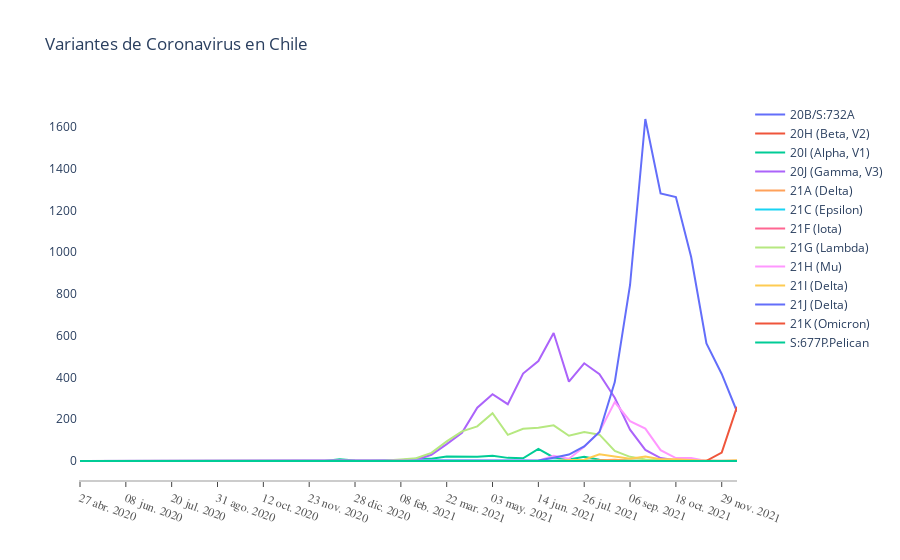

The code cell stored with this chart in its notebook:
### Code cell
# Objeto figura
fig = go.Figure()
# Graficamos por cada una de las variantes
for variante in variants_nested_cl.loc[:, '20B/S:732A':]:
    fig.add_trace(go.Scatter(x=variants_nested_cl.index.strftime('%d %b %Y'), y=variants_nested_cl[variante],
                    mode='lines',
                    name=variante))
# Customizando gráfica
fig.update_layout(title='Variantes de Coronavirus en Chile',
    xaxis=dict(
        showline=True,
        showgrid=True,
        showticklabels=True,
        linecolor='rgb(204, 204, 204)',
        linewidth=2,
        ticks='outside',
        tickfont=dict(
            family='Arial',
            size=12,
            color='rgb(82, 82, 82)',
        ),
    ),
    yaxis=dict(
        showgrid=True,
        zeroline=True,
        showline=True,
        showticklabels=True,
    ),
    plot_bgcolor='white'
)
# Customizando ejes
fig.update_xaxes(
        tickangle = 20,
nticks=15)

### Figure 1 — Plotly figure (JSON) as saved in the notebook; plotly's stock layout.template omitted (floating-point values rounded to 4 significant figures)
{"data": [{"mode": "lines", "name": "20B/S:732A", "type": "scatter", "x": ["27 abr. 2020", "11 may. 2020", "25 may. 2020", "08 jun. 2020", "22 jun. 2020", "06 jul. 2020", "20 jul. 2020", "03 ago. 2020", "17 ago. 2020", "31 ago. 2020", "14 sep. 2020", "28 sep. 2020", "12 oct. 2020", "26 oct. 2020", "09 nov. 2020", "23 nov. 2020", "07 dic. 2020", "21 dic. 2020", "28 dic. 2020", "11 ene. 2021", "25 ene. 2021", "08 feb. 2021", "22 feb. 2021", "08 mar. 2021", "22 mar. 2021", "05 abr. 2021", "19 abr. 2021", "03 may. 2021", "17 may. 2021", "31 may. 2021", "14 jun. 2021", "28 jun. 2021", "12 jul. 2021", "26 jul. 2021", "09 ago. 2021", "23 ago. 2021", "06 sep. 2021", "20 sep. 2021", "04 oct. 2021", "18 oct. 2021", "01 nov. 2021", "15 nov. 2021", "29 nov. 2021", "13 dic. 2021"], "y": [0, 0, 0, 0, 0, 0, 0, 0, 0, 0, 0, 0, 0, 0, 0, 0, 0, 1, 0, 1, 0, 3, 1, 0, 0, 1, 0, 0, 0, 0, 0, 0, 0, 0, 0, 0, 0, 0, 0, 0, 0, 0, 0, 0]}, {"mode": "lines", "name": "20H (Beta, V2)", "type": "scatter", "x": ["27 abr. 2020", "11 may. 2020", "25 may. 2020", "08 jun. 2020", "22 jun. 2020", "06 jul. 2020", "20 jul. 2020", "03 ago. 2020", "17 ago. 2020", "31 ago. 2020", "14 sep. 2020", "28 sep. 2020", "12 oct. 2020", "26 oct. 2020", "09 nov. 2020", "23 nov. 2020", "07 dic. 2020", "21 dic. 2020", "28 dic. 2020", "11 ene. 2021", "25 ene. 2021", "08 feb. 2021", "22 feb. 2021", "08 mar. 2021", "22 mar. 2021", "05 abr. 2021", "19 abr. 2021", "03 may. 2021", "17 may. 2021", "31 may. 2021", "14 jun. 2021", "28 jun. 2021", "12 jul. 2021", "26 jul. 2021", "09 ago. 2021", "23 ago. 2021", "06 sep. 2021", "20 sep. 2021", "04 oct. 2021", "18 oct. 2021", "01 nov. 2021", "15 nov. 2021", "29 nov. 2021", "13 dic. 2021"], "y": [0, 0, 0, 0, 0, 0, 0, 0, 0, 0, 0, 0, 0, 0, 0, 0, 0, 0, 0, 0, 0, 0, 0, 0, 0, 2, 0, 0, 1, 0, 1, 0, 0, 0, 0, 0, 0, 0, 0, 0, 0, 0, 0, 0]}, {"mode": "lines", "name": "20I (Alpha, V1)", "type": "scatter", "x": ["27 abr. 2020", "11 may. 2020", "25 may. 2020", "08 jun. 2020", "22 jun. 2020", "06 jul. 2020", "20 jul. 2020", "03 ago. 2020", "17 ago. 2020", "31 ago. 2020", "14 sep. 2020", "28 sep. 2020", "12 oct. 2020", "26 oct. 2020", "09 nov. 2020", "23 nov. 2020", "07 dic. 2020", "21 dic. 2020", "28 dic. 2020", "11 ene. 2021", "25 ene. 2021", "08 feb. 2021", "22 feb. 2021", "08 mar. 2021", "22 mar. 2021", "05 abr. 2021", "19 abr. 2021", "03 may. 2021", "17 may. 2021", "31 may. 2021", "14 jun. 2021", "28 jun. 2021", "12 jul. 2021", "26 jul. 2021", "09 ago. 2021", "23 ago. 2021", "06 sep. 2021", "20 sep. 2021", "04 oct. 2021", "18 oct. 2021", "01 nov. 2021", "15 nov. 2021", "29 nov. 2021", "13 dic. 2021"], "y": [0, 0, 0, 0, 0, 0, 0, 0, 0, 0, 0, 0, 0, 0, 0, 0, 0, 8, 2, 1, 1, 4, 11, 11, 22, 22, 20, 25, 15, 13, 58, 17, 7, 20, 6, 3, 0, 0, 0, 0, 0, 0, 0, 0]}, {"mode": "lines", "name": "20J (Gamma, V3)", "type": "scatter", "x": ["27 abr. 2020", "11 may. 2020", "25 may. 2020", "08 jun. 2020", "22 jun. 2020", "06 jul. 2020", "20 jul. 2020", "03 ago. 2020", "17 ago. 2020", "31 ago. 2020", "14 sep. 2020", "28 sep. 2020", "12 oct. 2020", "26 oct. 2020", "09 nov. 2020", "23 nov. 2020", "07 dic. 2020", "21 dic. 2020", "28 dic. 2020", "11 ene. 2021", "25 ene. 2021", "08 feb. 2021", "22 feb. 2021", "08 mar. 2021", "22 mar. 2021", "05 abr. 2021", "19 abr. 2021", "03 may. 2021", "17 may. 2021", "31 may. 2021", "14 jun. 2021", "28 jun. 2021", "12 jul. 2021", "26 jul. 2021", "09 ago. 2021", "23 ago. 2021", "06 sep. 2021", "20 sep. 2021", "04 oct. 2021", "18 oct. 2021", "01 nov. 2021", "15 nov. 2021", "29 nov. 2021", "13 dic. 2021"], "y": [0, 0, 0, 0, 0, 0, 0, 0, 0, 0, 0, 0, 0, 0, 0, 0, 0, 0, 1, 1, 1, 3, 6, 30, 81, 135, 255, 320, 272, 419, 479, 613, 380, 468, 416, 303, 150, 53, 14, 4, 0, 0, 0, 0]}, {"mode": "lines", "name": "21A (Delta)", "type": "scatter", "x": ["27 abr. 2020", "11 may. 2020", "25 may. 2020", "08 jun. 2020", "22 jun. 2020", "06 jul. 2020", "20 jul. 2020", "03 ago. 2020", "17 ago. 2020", "31 ago. 2020", "14 sep. 2020", "28 sep. 2020", "12 oct. 2020", "26 oct. 2020", "09 nov. 2020", "23 nov. 2020", "07 dic. 2020", "21 dic. 2020", "28 dic. 2020", "11 ene. 2021", "25 ene. 2021", "08 feb. 2021", "22 feb. 2021", "08 mar. 2021", "22 mar. 2021", "05 abr. 2021", "19 abr. 2021", "03 may. 2021", "17 may. 2021", "31 may. 2021", "14 jun. 2021", "28 jun. 2021", "12 jul. 2021", "26 jul. 2021", "09 ago. 2021", "23 ago. 2021", "06 sep. 2021", "20 sep. 2021", "04 oct. 2021", "18 oct. 2021", "01 nov. 2021", "15 nov. 2021", "29 nov. 2021", "13 dic. 2021"], "y": [0, 0, 0, 0, 0, 0, 0, 0, 0, 0, 0, 0, 0, 0, 0, 0, 0, 0, 0, 0, 0, 0, 0, 0, 0, 0, 0, 0, 0, 0, 0, 2, 0, 0, 4, 6, 1, 2, 2, 1, 2, 2, 1, 0]}, {"mode": "lines", "name": "21C (Epsilon)", "type": "scatter", "x": ["27 abr. 2020", "11 may. 2020", "25 may. 2020", "08 jun. 2020", "22 jun. 2020", "06 jul. 2020", "20 jul. 2020", "03 ago. 2020", "17 ago. 2020", "31 ago. 2020", "14 sep. 2020", "28 sep. 2020", "12 oct. 2020", "26 oct. 2020", "09 nov. 2020", "23 nov. 2020", "07 dic. 2020", "21 dic. 2020", "28 dic. 2020", "11 ene. 2021", "25 ene. 2021", "08 feb. 2021", "22 feb. 2021", "08 mar. 2021", "22 mar. 2021", "05 abr. 2021", "19 abr. 2021", "03 may. 2021", "17 may. 2021", "31 may. 2021", "14 jun. 2021", "28 jun. 2021", "12 jul. 2021", "26 jul. 2021", "09 ago. 2021", "23 ago. 2021", "06 sep. 2021", "20 sep. 2021", "04 oct. 2021", "18 oct. 2021", "01 nov. 2021", "15 nov. 2021", "29 nov. 2021", "13 dic. 2021"], "y": [0, 0, 0, 0, 0, 0, 0, 0, 0, 0, 0, 0, 0, 0, 0, 0, 0, 1, 0, 1, 1, 5, 2, 4, 4, 2, 3, 2, 5, 2, 1, 2, 0, 2, 0, 0, 0, 0, 0, 0, 0, 0, 0, 0]}, {"mode": "lines", "name": "21F (Iota)", "type": "scatter", "x": ["27 abr. 2020", "11 may. 2020", "25 may. 2020", "08 jun. 2020", "22 jun. 2020", "06 jul. 2020", "20 jul. 2020", "03 ago. 2020", "17 ago. 2020", "31 ago. 2020", "14 sep. 2020", "28 sep. 2020", "12 oct. 2020", "26 oct. 2020", "09 nov. 2020", "23 nov. 2020", "07 dic. 2020", "21 dic. 2020", "28 dic. 2020", "11 ene. 2021", "25 ene. 2021", "08 feb. 2021", "22 feb. 2021", "08 mar. 2021", "22 mar. 2021", "05 abr. 2021", "19 abr. 2021", "03 may. 2021", "17 may. 2021", "31 may. 2021", "14 jun. 2021", "28 jun. 2021", "12 jul. 2021", "26 jul. 2021", "09 ago. 2021", "23 ago. 2021", "06 sep. 2021", "20 sep. 2021", "04 oct. 2021", "18 oct. 2021", "01 nov. 2021", "15 nov. 2021", "29 nov. 2021", "13 dic. 2021"], "y": [0, 0, 0, 0, 0, 0, 0, 0, 0, 0, 0, 0, 0, 0, 0, 0, 0, 0, 0, 0, 0, 1, 0, 0, 1, 3, 1, 0, 0, 0, 0, 0, 0, 0, 0, 0, 0, 0, 0, 0, 0, 0, 0, 0]}, {"mode": "lines", "name": "21G (Lambda)", "type": "scatter", "x": ["27 abr. 2020", "11 may. 2020", "25 may. 2020", "08 jun. 2020", "22 jun. 2020", "06 jul. 2020", "20 jul. 2020", "03 ago. 2020", "17 ago. 2020", "31 ago. 2020", "14 sep. 2020", "28 sep. 2020", "12 oct. 2020", "26 oct. 2020", "09 nov. 2020", "23 nov. 2020", "07 dic. 2020", "21 dic. 2020", "28 dic. 2020", "11 ene. 2021", "25 ene. 2021", "08 feb. 2021", "22 feb. 2021", "08 mar. 2021", "22 mar. 2021", "05 abr. 2021", "19 abr. 2021", "03 may. 2021", "17 may. 2021", "31 may. 2021", "14 jun. 2021", "28 jun. 2021", "12 jul. 2021", "26 jul. 2021", "09 ago. 2021", "23 ago. 2021", "06 sep. 2021", "20 sep. 2021", "04 oct. 2021", "18 oct. 2021", "01 nov. 2021", "15 nov. 2021", "29 nov. 2021", "13 dic. 2021"], "y": [0, 0, 0, 0, 0, 0, 0, 0, 0, 0, 0, 0, 0, 0, 0, 0, 0, 0, 0, 2, 2, 7, 13, 39, 94, 142, 166, 229, 125, 154, 159, 171, 121, 139, 126, 48, 20, 7, 6, 0, 3, 0, 1, 1]}, {"mode": "lines", "name": "21H (Mu)", "type": "scatter", "x": ["27 abr. 2020", "11 may. 2020", "25 may. 2020", "08 jun. 2020", "22 jun. 2020", "06 jul. 2020", "20 jul. 2020", "03 ago. 2020", "17 ago. 2020", "31 ago. 2020", "14 sep. 2020", "28 sep. 2020", "12 oct. 2020", "26 oct. 2020", "09 nov. 2020", "23 nov. 2020", "07 dic. 2020", "21 dic. 2020", "28 dic. 2020", "11 ene. 2021", "25 ene. 2021", "08 feb. 2021", "22 feb. 2021", "08 mar. 2021", "22 mar. 2021", "05 abr. 2021", "19 abr. 2021", "03 may. 2021", "17 may. 2021", "31 may. 2021", "14 jun. 2021", "28 jun. 2021", "12 jul. 2021", "26 jul. 2021", "09 ago. 2021", "23 ago. 2021", "06 sep. 2021", "20 sep. 2021", "04 oct. 2021", "18 oct. 2021", "01 nov. 2021", "15 nov. 2021", "29 nov. 2021", "13 dic. 2021"], "y": [0, 0, 0, 0, 0, 0, 0, 0, 0, 0, 0, 0, 0, 0, 0, 0, 0, 0, 0, 0, 0, 0, 0, 0, 0, 0, 1, 0, 3, 2, 2, 25, 11, 68, 140, 282, 191, 155, 52, 14, 14, 0, 0, 1]}, {"mode": "lines", "name": "21I (Delta)", "type": "scatter", "x": ["27 abr. 2020", "11 may. 2020", "25 may. 2020", "08 jun. 2020", "22 jun. 2020", "06 jul. 2020", "20 jul. 2020", "03 ago. 2020", "17 ago. 2020", "31 ago. 2020", "14 sep. 2020", "28 sep. 2020", "12 oct. 2020", "26 oct. 2020", "09 nov. 2020", "23 nov. 2020", "07 dic. 2020", "21 dic. 2020", "28 dic. 2020", "11 ene. 2021", "25 ene. 2021", "08 feb. 2021", "22 feb. 2021", "08 mar. 2021", "22 mar. 2021", "05 abr. 2021", "19 abr. 2021", "03 may. 2021", "17 may. 2021", "31 may. 2021", "14 jun. 2021", "28 jun. 2021", "12 jul. 2021", "26 jul. 2021", "09 ago. 2021", "23 ago. 2021", "06 sep. 2021", "20 sep. 2021", "04 oct. 2021", "18 oct. 2021", "01 nov. 2021", "15 nov. 2021", "29 nov. 2021", "13 dic. 2021"], "y": [0, 0, 0, 0, 0, 0, 0, 0, 0, 0, 0, 0, 0, 0, 0, 0, 0, 0, 0, 0, 0, 0, 0, 0, 0, 0, 0, 0, 0, 1, 0, 0, 5, 6, 32, 20, 11, 22, 8, 8, 3, 1, 0, 4]}, {"mode": "lines", "name": "21J (Delta)", "type": "scatter", "x": ["27 abr. 2020", "11 may. 2020", "25 may. 2020", "08 jun. 2020", "22 jun. 2020", "06 jul. 2020", "20 jul. 2020", "03 ago. 2020", "17 ago. 2020", "31 ago. 2020", "14 sep. 2020", "28 sep. 2020", "12 oct. 2020", "26 oct. 2020", "09 nov. 2020", "23 nov. 2020", "07 dic. 2020", "21 dic. 2020", "28 dic. 2020", "11 ene. 2021", "25 ene. 2021", "08 feb. 2021", "22 feb. 2021", "08 mar. 2021", "22 mar. 2021", "05 abr. 2021", "19 abr. 2021", "03 may. 2021", "17 may. 2021", "31 may. 2021", "14 jun. 2021", "28 jun. 2021", "12 jul. 2021", "26 jul. 2021", "09 ago. 2021", "23 ago. 2021", "06 sep. 2021", "20 sep. 2021", "04 oct. 2021", "18 oct. 2021", "01 nov. 2021", "15 nov. 2021", "29 nov. 2021", "13 dic. 2021"], "y": [0, 0, 0, 0, 0, 0, 0, 0, 0, 0, 0, 0, 0, 0, 0, 0, 0, 1, 0, 0, 0, 0, 0, 0, 0, 0, 0, 0, 0, 0, 2, 16, 31, 70, 139, 378, 843, 1638, 1281, 1264, 977, 563, 417, 237]}, {"mode": "lines", "name": "21K (Omicron)", "type": "scatter", "x": ["27 abr. 2020", "11 may. 2020", "25 may. 2020", "08 jun. 2020", "22 jun. 2020", "06 jul. 2020", "20 jul. 2020", "03 ago. 2020", "17 ago. 2020", "31 ago. 2020", "14 sep. 2020", "28 sep. 2020", "12 oct. 2020", "26 oct. 2020", "09 nov. 2020", "23 nov. 2020", "07 dic. 2020", "21 dic. 2020", "28 dic. 2020", "11 ene. 2021", "25 ene. 2021", "08 feb. 2021", "22 feb. 2021", "08 mar. 2021", "22 mar. 2021", "05 abr. 2021", "19 abr. 2021", "03 may. 2021", "17 may. 2021", "31 may. 2021", "14 jun. 2021", "28 jun. 2021", "12 jul. 2021", "26 jul. 2021", "09 ago. 2021", "23 ago. 2021", "06 sep. 2021", "20 sep. 2021", "04 oct. 2021", "18 oct. 2021", "01 nov. 2021", "15 nov. 2021", "29 nov. 2021", "13 dic. 2021"], "y": [0, 0, 0, 0, 0, 0, 0, 0, 0, 0, 0, 0, 0, 0, 0, 0, 0, 0, 0, 0, 0, 0, 0, 0, 0, 0, 0, 0, 0, 0, 0, 0, 0, 0, 0, 0, 0, 0, 0, 0, 0, 1, 40, 260]}, {"mode": "lines", "name": "S:677P.Pelican", "type": "scatter", "x": ["27 abr. 2020", "11 may. 2020", "25 may. 2020", "08 jun. 2020", "22 jun. 2020", "06 jul. 2020", "20 jul. 2020", "03 ago. 2020", "17 ago. 2020", "31 ago. 2020", "14 sep. 2020", "28 sep. 2020", "12 oct. 2020", "26 oct. 2020", "09 nov. 2020", "23 nov. 2020", "07 dic. 2020", "21 dic. 2020", "28 dic. 2020", "11 ene. 2021", "25 ene. 2021", "08 feb. 2021", "22 feb. 2021", "08 mar. 2021", "22 mar. 2021", "05 abr. 2021", "19 abr. 2021", "03 may. 2021", "17 may. 2021", "31 may. 2021", "14 jun. 2021", "28 jun. 2021", "12 jul. 2021", "26 jul. 2021", "09 ago. 2021", "23 ago. 2021", "06 sep. 2021", "20 sep. 2021", "04 oct. 2021", "18 oct. 2021", "01 nov. 2021", "15 nov. 2021", "29 nov. 2021", "13 dic. 2021"], "y": [0, 0, 0, 0, 0, 0, 0, 0, 0, 0, 0, 0, 0, 0, 0, 0, 0, 0, 0, 0, 0, 0, 1, 0, 0, 0, 0, 0, 0, 0, 0, 0, 0, 0, 0, 0, 0, 0, 0, 0, 0, 0, 0, 0]}], "layout": {"plot_bgcolor": "white", "title": {"text": "Variantes de Coronavirus en Chile"}, "xaxis": {"linecolor": "rgb(204, 204, 204)", "linewidth": 2, "nticks": 15, "showgrid": true, "showline": true, "showticklabels": true, "tickangle": 20, "tickfont": {"color": "rgb(82, 82, 82)", "family": "Arial", "size": 12}, "ticks": "outside"}, "yaxis": {"showgrid": true, "showline": true, "showticklabels": true, "zeroline": true}}}
